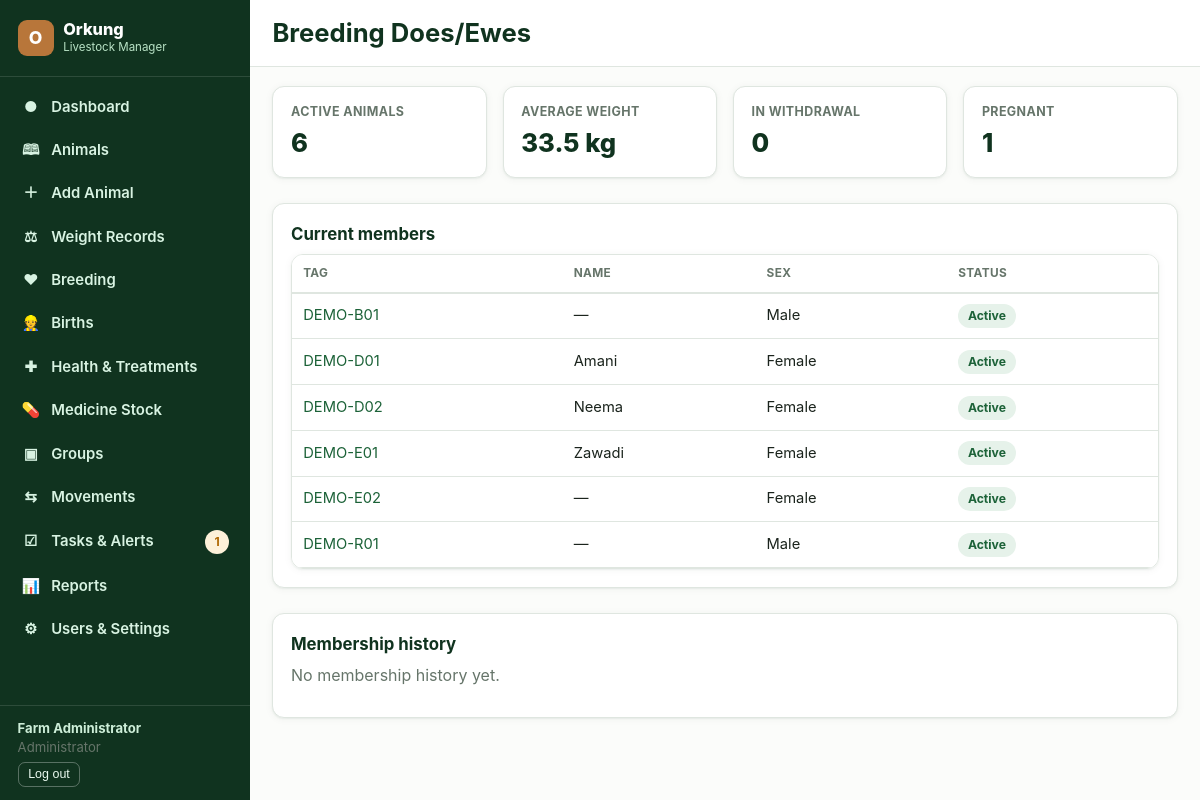
/groups/1 (signed in), run on the app's committed database.
### tables this page shows
CREATE TABLE users (
    id INTEGER PRIMARY KEY AUTOINCREMENT,
    username TEXT NOT NULL UNIQUE,
    password_hash TEXT NOT NULL,
    full_name TEXT NOT NULL,
    email TEXT,
    role TEXT NOT NULL CHECK(role IN ('admin','manager','worker','viewer','vet')),
    active INTEGER NOT NULL DEFAULT 1,
    created_at TEXT NOT NULL DEFAULT (datetime('now')),
    last_login TEXT
);

CREATE TABLE groups_ (
    id INTEGER PRIMARY KEY AUTOINCREMENT,
    name TEXT NOT NULL,
    site_id INTEGER REFERENCES sites(id),
    description TEXT,
    active INTEGER NOT NULL DEFAULT 1,
    UNIQUE(name, site_id)
);

CREATE TABLE animals (
    id INTEGER PRIMARY KEY AUTOINCREMENT,
    record_no TEXT NOT NULL UNIQUE,          -- internal record number e.g. ORK-000123
    tag_id TEXT NOT NULL,                    -- ear tag / ID
    eid TEXT,                                -- electronic ID
    name TEXT,
    species_id INTEGER NOT NULL REFERENCES species(id),
    breed_id INTEGER REFERENCES breeds(id),
    sex TEXT NOT NULL CHECK(sex IN ('female','male')),
    dob TEXT,
    dob_estimated INTEGER NOT NULL DEFAULT 0,
    birth_type TEXT,                         -- single/twin/triplet/other
    birth_weight REAL,
    color_markings TEXT,
    sire_id INTEGER REFERENCES animals(id),
    dam_id INTEGER REFERENCES animals(id),
    current_group_id INTEGER REFERENCES groups_(id),
    current_site_id INTEGER REFERENCES sites(id),
    source TEXT NOT NULL DEFAULT 'born_on_farm' CHECK(source IN ('born_on_farm','purchased','transferred_in')),
    acquisition_date TEXT,
    supplier TEXT,
    reproductive_status TEXT NOT NULL DEFAULT 'not_breeding',
    status TEXT NOT NULL DEFAULT 'active' CHECK(status IN ('active','sold','transferred','slaughtered','missing','deceased')),
    status_date TEXT,
    status_notes TEXT,
    photo_path TEXT,
    notes TEXT,
    is_demo INTEGER NOT NULL DEFAULT 0,
    created_by INTEGER REFERENCES users(id),
    created_at TEXT NOT NULL DEFAULT (datetime('now')),
    updated_by INTEGER REFERENCES users(id),
    updated_at TEXT NOT NULL DEFAULT (datetime('now'))
);

### blueprints/groups.py (the view)
@bp.route("/<int:group_id>")
@auth.login_required
def detail(group_id):
    group = db.query("SELECT g.*, s.name AS site_name FROM groups_ g LEFT JOIN sites s ON s.id=g.site_id WHERE g.id=?", (group_id,), one=True)
    if not group:
        abort(404)
    current_members = db.query(
        "SELECT a.* FROM animals a WHERE a.current_group_id=? AND a.status='active' ORDER BY a.tag_id", (group_id,))
    history = db.query(
        "SELECT gm.*, a.tag_id, a.name AS animal_name FROM group_memberships gm JOIN animals a ON a.id=gm.animal_id "
        "WHERE gm.group_id=? ORDER BY gm.start_date DESC LIMIT 200", (group_id,))
    weights = []
    for m in current_members:
        last = db.query("SELECT weight_kg FROM weight_records WHERE animal_id=? ORDER BY measured_on DESC LIMIT 1", (m["id"],), one=True)
        if last:
            weights.append(last["weight_kg"])
    avg_weight = round(sum(weights) / len(weights), 1) if weights else None
    open_treatments = db.query(
        "SELECT COUNT(*) c FROM treatments t JOIN animals a ON a.id=t.animal_id WHERE a.current_group_id=? "
        "AND (date(t.meat_withdrawal_end) >= date('now') OR date(t.milk_withdrawal_end) >= date('now'))", (group_id,), one=True)["c"]
    pregnant = sum(1 for m in current_members if m["reproductive_status"] == "pregnant")
    return render_template("group_detail.html", group=group, current_members=current_members, history=history,
                           avg_weight=avg_weight, open_treatments=open_treatments, pregnant=pregnant)

### auth.py (called while the page is built)
def load_logged_in_user():
    uid = session.get("user_id")
    if uid is None:
        g.user = None
    else:
        g.user = db.query("SELECT * FROM users WHERE id=? AND active=1", (uid,), one=True)
        if g.user is None:
            session.clear()

def login_required(view):
    @wraps(view)
    def wrapped(*args, **kwargs):
        if g.user is None:
            if request.path.startswith("/api/"):
                abort(401)
            return redirect(url_for("auth.login", next=request.path))
        return view(*args, **kwargs)
    return wrapped

def visible_sections(role):
    return NAV_SECTIONS.get(role, set())

### db.py (called while the page is built)
def get_db():
    if "db" not in g:
        g.db = sqlite3.connect(
            current_app.config["DATABASE"],
            detect_types=sqlite3.PARSE_DECLTYPES,
        )
        g.db.row_factory = sqlite3.Row
        g.db.execute("PRAGMA foreign_keys = ON")
    return g.db

def query(sql, args=(), one=False):
    cur = get_db().execute(sql, args)
    rows = cur.fetchall()
    cur.close()
    if one:
        return rows[0] if rows else None
    return rows

### templates/group_detail.html (shortened to what this page needs)
{% extends "base.html" %}
{% block heading %}{{ group.name }}{% endblock %}
{% block content %}
<div class="grid cols-4 section">
  <div class="stat-card"><div class="stat-label">Active animals</div><div class="stat-value">{{ current_members|length }}</div></div>
  <div class="stat-card"><div class="stat-label">Average weight</div><div class="stat-value">{{ avg_weight if avg_weight is not none else '—' }}{% if avg_weight is not none %} kg{% endif %}</div></div>
  <div class="stat-card {{ 'red' if open_treatments }}"><div class="stat-label">In withdrawal</div><div class="stat-value">{{ open_treatments }}</div></div>
  <div class="stat-card"><div class="stat-label">Pregnant</div><div class="stat-value">{{ pregnant }}</div></div>
</div>
<div class="card section">
  <h3>Current members</h3>
  {% if current_members %}
  <div class="table-wrap"><table class="data"><thead><tr><th>Tag</th><th>Name</th><th>Sex</th><th>Status</th></tr></thead><tbody>
  {% for m in current_members %}<tr><td data-label="Tag"><a href="{{ url_for('animals.profile', animal_id=m.id) }}">{{ m.tag_id }}</a></td><td data-label="Name">{{ m.name or '—' }}</td><td data-label="Sex">{{ m.sex|capitalize }}</td><td data-label="Status"><span class="pill green">Active</span></td></tr>{% endfor %}
  </tbody></table></div>
  {% else %}<p class="muted">No animals currently in this group.</p>{% endif %}
</div>
<div class="card section">
  <h3>Membership history</h3>
  {% if history %}
  <div class="table-wrap"><table class="data"><thead><tr><th>Animal</th><th>From</th><th>To</th></tr></thead><tbody>
  {% for h in history %}<tr><td data-label="Animal">{{ h.tag_id }}</td><td data-label="From">{{ h.start_date }}</td><td data-label="To">{{ h.end_date or 'current' }}</td></tr>{% endfor %}
  </tbody></table></div>
  {% else %}<p class="muted">No membership history yet.</p>{% endif %}
</div>
{% endblock %}

### templates/base.html (shortened to what this page needs)
<!doctype html>
<html lang="en">
<head>
<link rel="stylesheet" href="{{ url_for('static', filename='css/style.css') }}">
</head>
<body>
{% macro navlinks() %}
  {% if 'dashboard' in nav %}<a href="{{ url_for('dashboard.index') }}" class="{{ 'active' if request.endpoint=='dashboard.index' }}"><span class="ic">&#9679;</span> Dashboard</a>{% endif %}
  {% if 'animals' in nav %}<a href="{{ url_for('animals.list_view') }}" class="{{ 'active' if request.endpoint and request.endpoint.startswith('animals.') and request.endpoint!='animals.add' }}"><span class="ic">&#128366;</span> Animals</a>{% endif %}
  {% if 'add_animal' in nav %}<a href="{{ url_for('animals.add') }}" class="{{ 'active' if request.endpoint=='animals.add' }}"><span class="ic">&#65291;</span> Add Animal</a>{% endif %}
  {% if 'weights' in nav %}<a href="{{ url_for('weights.index') }}" class="{{ 'active' if request.endpoint and request.endpoint.startswith('weights.') }}"><span class="ic">&#9878;</span> Weight Records</a>{% endif %}
  {% if 'breeding' in nav %}<a href="{{ url_for('breeding.index') }}" class="{{ 'active' if request.endpoint=='breeding.index' }}"><span class="ic">&#9829;</span> Breeding</a>{% endif %}
  {% if 'births' in nav %}<a href="{{ url_for('breeding.births') }}" class="{{ 'active' if request.endpoint=='breeding.births' }}"><span class="ic">&#128119;</span> Births</a>{% endif %}
  {% if 'health' in nav %}<a href="{{ url_for('health.index') }}" class="{{ 'active' if request.endpoint and request.endpoint.startswith('health.') }}"><span class="ic">&#10010;</span> Health &amp; Treatments</a>{% endif %}
  {% if 'health' in nav %}<a href="{{ url_for('stock.index') }}" class="{{ 'active' if request.endpoint and request.endpoint.startswith('stock.') }}"><span class="ic">&#128138;</span> Medicine Stock</a>{% endif %}
  {% if 'groups' in nav %}<a href="{{ url_for('groups.index') }}" class="{{ 'active' if request.endpoint=='groups.index' }}"><span class="ic">&#9635;</span> Groups</a>{% endif %}
  {% if 'movements' in nav %}<a href="{{ url_for('groups.movements') }}" class="{{ 'active' if request.endpoint=='groups.movements' }}"><span class="ic">&#8646;</span> Movements</a>{% endif %}
  {% if 'tasks' in nav %}<a href="{{ url_for('tasks.index') }}" class="{{ 'active' if request.endpoint and request.endpoint.startswith('tasks.') }}"><span class="ic">&#9745;</span> Tasks &amp; Alerts {% if pending_tasks %}<span class="pill amber" style="margin-left:auto">{{ pending_tasks }}</span>{% endif %}</a>{% endif %}
  {% if 'reports' in nav %}<a href="{{ url_for('reports.index') }}" class="{{ 'active' if request.endpoint and request.endpoint.startswith('reports.') }}"><span class="ic">&#128202;</span> Reports</a>{% endif %}
  {% if 'admin' in nav %}<a href="{{ url_for('admin.users') }}" class="{{ 'active' if request.endpoint and request.endpoint.startswith('admin.') }}"><span class="ic">&#9881;</span> Users &amp; Settings</a>{% endif %}
{% endmacro %}
{% if current_user %}
<div class="app-shell">
  <aside class="sidebar" id="desktopSidebar">
    <div class="brand"><div class="mark">O</div><div><div class="name">Orkung</div><div class="tag">Livestock Manager</div></div></div>
    <nav>{{ navlinks() }}</nav>
    <div class="footer-user">
      <div><strong>{{ current_user.full_name }}</strong></div>
      <div class="muted">{{ role_labels[current_user.role] }}</div>
      <form method="post" action="{{ url_for('auth.logout') }}"><button type="submit">Log out</button></form>
    </div>
  </aside>
  <div class="main">
    <div class="topbar">
      <h1>{% block heading %}{% endblock %}</h1>
    </div>
    <div class="content">
      {% block content %}{% endblock %}
    </div>
  </div>
</div>
{% else %}
  {% block guest_content %}{% endblock %}
{% endif %}
</body>
</html>

### static/css/style.css (style rules this page uses)
:root { --green-900: #10331f; --green-800: #164a2b; --green-700: #1c6238; --green-600: #237a46; --green-500: #2f9457; --green-100: #e6f2ea; --green-50: #f3faf5; --earth-700: #7a4b23; --earth-500: #b8763a; --earth-200: #f0ddc4; --earth-100: #f8efe1; --amber-600: #b06a06; --amber-100: #fdf1d9; --red-600: #b3261e; --red-100: #fbe4e2; --ok-600: #1c6238; --ok-100: #e6f2ea; --ink-900: #1b241d; --ink-700: #3c4a3f; --ink-500: #66756a; --ink-300: #a9b6ac; --line: #dfe6e0; --bg: #fbfcfa; --card: #ffffff; --radius: 12px; --shadow: 0 1px 2px rgba(16,51,31,.06), 0 1px 8px rgba(16,51,31,.05); --sidebar-w: 250px; }
* { box-sizing: border-box; }
html, body { margin: 0; padding: 0; }
body { background: var(--bg); color: var(--ink-900); font-family: -apple-system, BlinkMacSystemFont, "Segoe UI", Roboto, Helvetica, Arial, sans-serif; font-size: 16px; line-height: 1.45; }
a { color: var(--green-700); text-decoration: none; }
h1, h2, h3, h4 { margin: 0 0 .5rem; color: var(--green-900); font-weight: 700; }
h1 { font-size: 1.6rem; }
h3 { font-size: 1.05rem; }
p { margin: 0 0 .75rem; }
.app-shell { display: flex; min-height: 100vh; }
.sidebar { width: var(--sidebar-w); background: var(--green-900); color: #eafaf0; flex-shrink: 0; display: flex; flex-direction: column; position: sticky; top: 0; height: 100vh; }
.sidebar .brand { padding: 1.25rem 1.1rem; display: flex; align-items: center; gap: .6rem; border-bottom: 1px solid rgba(255,255,255,.12); }
.sidebar .brand .mark { width: 36px; height: 36px; border-radius: 9px; background: var(--earth-500); display: flex; align-items: center; justify-content: center; font-weight: 800; color: #fff; font-size: 1.1rem; }
.sidebar .brand .name { font-weight: 800; font-size: 1.02rem; line-height: 1.15; color: #fff; }
.sidebar .brand .tag { font-size: .72rem; color: #b9e3c6; }
.sidebar nav { flex: 1; overflow-y: auto; padding: .6rem; }
.sidebar nav a { display: flex; align-items: center; gap: .65rem; padding: .62rem .7rem; border-radius: 9px; color: #d8f3e2; font-size: .93rem; font-weight: 600; margin-bottom: 2px; }
.sidebar nav a .ic { width: 20px; text-align: center; flex-shrink: 0; }
.sidebar .footer-user { padding: .8rem 1.1rem; border-top: 1px solid rgba(255,255,255,.12); font-size: .82rem; color: #cdeed8; }
.sidebar .footer-user form { margin-top: .3rem; }
.sidebar .footer-user button { background: none; border: 1px solid rgba(255,255,255,.3); color: #eafaf0; padding: .3rem .6rem; border-radius: 7px; font-size: .78rem; cursor: pointer; }
.main { flex: 1; min-width: 0; display: flex; flex-direction: column; }
.topbar { display: flex; align-items: center; justify-content: space-between; padding: .9rem 1.4rem; background: var(--card); border-bottom: 1px solid var(--line); position: sticky; top: 0; z-index: 20; }
.topbar h1 { margin: 0; }
.content { padding: 1.2rem 1.4rem 3rem; flex: 1; }
.card { background: var(--card); border: 1px solid var(--line); border-radius: var(--radius); box-shadow: var(--shadow); padding: 1.1rem; }
.grid { display: grid; gap: 1rem; }
.grid.cols-4 { grid-template-columns: repeat(4, 1fr); }
.stat-card { background: var(--card); border: 1px solid var(--line); border-radius: var(--radius); padding: 1rem 1.1rem; box-shadow: var(--shadow); }
.stat-card .stat-label { font-size: .78rem; color: var(--ink-500); font-weight: 700; text-transform: uppercase; letter-spacing: .03em; }
.stat-card .stat-value { font-size: 1.6rem; font-weight: 800; color: var(--green-900); margin-top: .15rem; }
.pill { display: inline-flex; align-items: center; gap: .3rem; border-radius: 999px; padding: .2rem .6rem; font-size: .76rem; font-weight: 700; }
.pill.green, .pill.status-active, .pill.ok { background: var(--ok-100); color: var(--ok-600); }
.pill.amber, .pill.status-attention { background: var(--amber-100); color: var(--amber-600); }
table.data { width: 100%; border-collapse: collapse; background: var(--card); }
table.data th { text-align: left; font-size: .74rem; text-transform: uppercase; letter-spacing: .03em; color: var(--ink-500); padding: .6rem .7rem; border-bottom: 2px solid var(--line); white-space: nowrap; }
table.data td { padding: .65rem .7rem; border-bottom: 1px solid var(--line); font-size: .92rem; vertical-align: middle; }
.table-wrap { overflow-x: auto; border-radius: var(--radius); border: 1px solid var(--line); box-shadow: var(--shadow); }
.section { margin-bottom: 1.6rem; }
.muted { color: var(--ink-500); }

### data on the page
users: full_name "Farm Administrator", role "Administrator"
groups_: name "Breeding Does/Ewes"
animals: tag_id "DEMO-B01", name "—", sex "Male"
animals: tag_id "DEMO-D01", name "Amani", sex "Female"
animals: tag_id "DEMO-D02", name "Neema", sex "Female"
animals: tag_id "DEMO-E01", name "Zawadi", sex "Female"
animals: tag_id "DEMO-E02", name "—", sex "Female"
animals: tag_id "DEMO-R01", name "—", sex "Male"

### other printed values
{{ pending_tasks }} "1"
{{ current_members|length }} "6"
{{ avg_weight if avg_weight is not none else '—' }} "33.5"
{{ open_treatments }} "0"
{{ pregnant }} "1"
